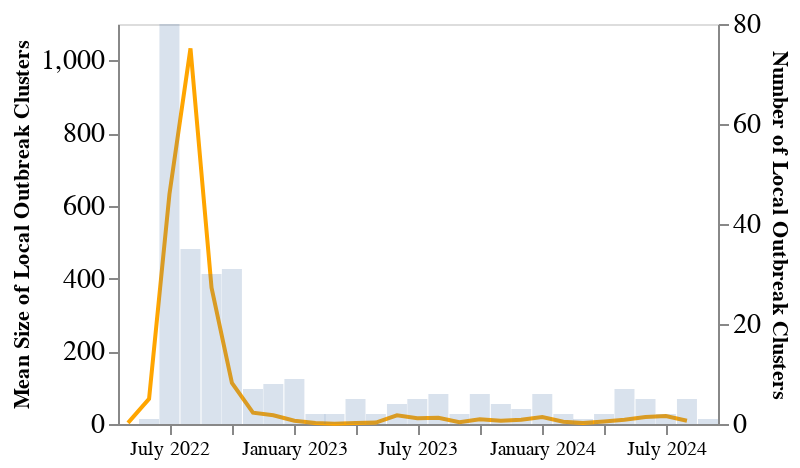

Write notebook code for a chart like this one.
### Code cell
monthly_case_plot =  alt.Chart(monthly_cases).mark_line(opacity = 1,  color = "orange").encode(
    alt.X('year_month:T', axis = alt.Axis(grid= False, format = "%B %Y", title = "")),
    alt.Y('cases:Q', axis=alt.Axis(title="Mean Size of Local Outbreak Clusters", grid=False, labelFontSize = 14,), stack = None), 
   
).properties(
    width=300,
    height=200
)

(monthly_case_plot + clust_over_time).resolve_scale(y= "independent")

### Figure 1 — Vega-Lite specification as saved in the notebook (floating-point values rounded to 4 significant figures; data arrays with more than 128 entries replaced by an {"elided": "..."} marker saying what was removed)
{"config": {"view": {"continuousWidth": 400, "continuousHeight": 300}}, "layer": [{"data": {"name": "data-3ea776dd5eca5b06abf88a412bf40f35"}, "mark": {"type": "line", "color": "orange", "opacity": 1}, "encoding": {"x": {"axis": {"format": "%B %Y", "grid": false, "title": ""}, "field": "year_month", "type": "temporal"}, "y": {"axis": {"grid": false, "labelFontSize": 14, "title": "Mean Size of Local Outbreak Clusters"}, "field": "cases", "stack": null, "type": "quantitative"}}, "height": 200, "width": 300}, {"data": {"name": "data-a59ae3c898f9da6608266780db18e922"}, "mark": {"type": "bar", "interpolate": "monotone", "opacity": 0.21, "size": 10}, "encoding": {"x": {"axis": {"format": "%B %Y", "grid": false, "title": ""}, "field": "year_month", "type": "temporal"}, "y": {"aggregate": "count", "axis": {"grid": false, "labelFontSize": 14, "title": "Number of Local Outbreak Clusters"}, "stack": null, "type": "quantitative"}}, "height": 200, "width": 300}], "resolve": {"scale": {"y": "independent"}}, "$schema": "https://vega.github.io/schema/vega-lite/v4.17.0.json", "datasets": {"data-3ea776dd5eca5b06abf88a412bf40f35": [{"year_month": "2022-05", "cases": 3}, {"year_month": "2022-06", "cases": 69}, {"year_month": "2022-07", "cases": 632}, {"year_month": "2022-08", "cases": 1033}, {"year_month": "2022-09", "cases": 375}, {"year_month": "2022-10", "cases": 113}, {"year_month": "2022-11", "cases": 31}, {"year_month": "2022-12", "cases": 24}, {"year_month": "2023-01", "cases": 9}, {"year_month": "2023-02", "cases": 3}, {"year_month": "2023-03", "cases": 1}, {"year_month": "2023-04", "cases": 3}, {"year_month": "2023-05", "cases": 4}, {"year_month": "2023-06", "cases": 24}, {"year_month": "2023-07", "cases": 16}, {"year_month": "2023-08", "cases": 17}, {"year_month": "2023-09", "cases": 5}, {"year_month": "2023-10", "cases": 13}, {"year_month": "2023-11", "cases": 9}, {"year_month": "2023-12", "cases": 12}, {"year_month": "2024-01", "cases": 19}, {"year_month": "2024-02", "cases": 6}, {"year_month": "2024-03", "cases": 3}, {"year_month": "2024-04", "cases": 7}, {"year_month": "2024-05", "cases": 12}, {"year_month": "2024-06", "cases": 19}, {"year_month": "2024-07", "cases": 22}, {"year_month": "2024-08", "cases": 9}], "data-a59ae3c898f9da6608266780db18e922": {"elided": "273 records"}}}
